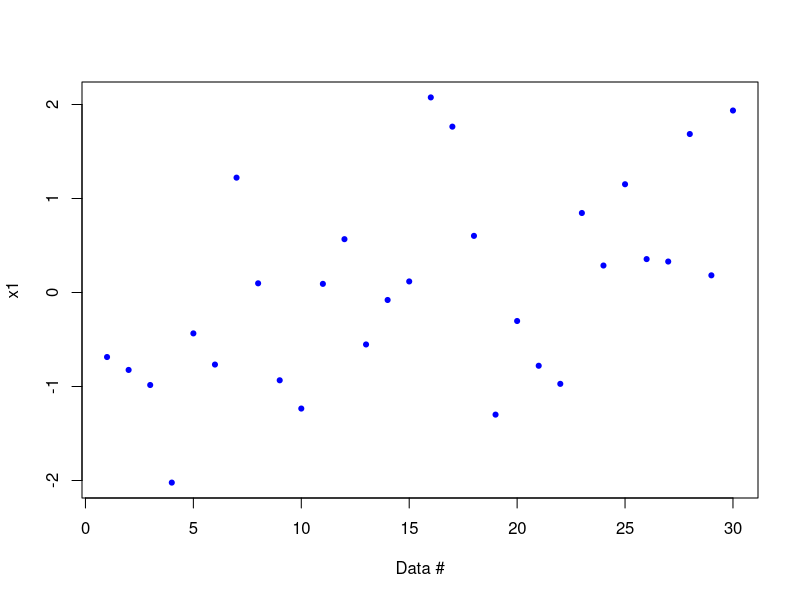

Generate this figure with R:
print('file: LookScatterQuickAndDirty.R')
# data:
x1 = c(-0.68644, -0.82379, -0.98416, -2.02230, -0.43507, -0.76655,
       1.22178, 0.09767, -0.93391, -1.23458, 0.09188, 0.56736,
       -0.55276, -0.07969, 0.11767, 2.07541, 1.76443, 0.60249,
       -1.29916, -0.30322, -0.77935, -0.97190, 0.84580, 0.28698,
        1.15160, 0.35533, 0.32936, 1.68584, 0.18260, 1.93600)
# png('x1PlotScatter220218.png',width=16,height=12,units='cm',res=300)
plot(x1,type='p',lwd=3,cex=0.4,col='blue',xlab='Data #',ylab='x1') # QUICK & DIRTY
# dev.off()
